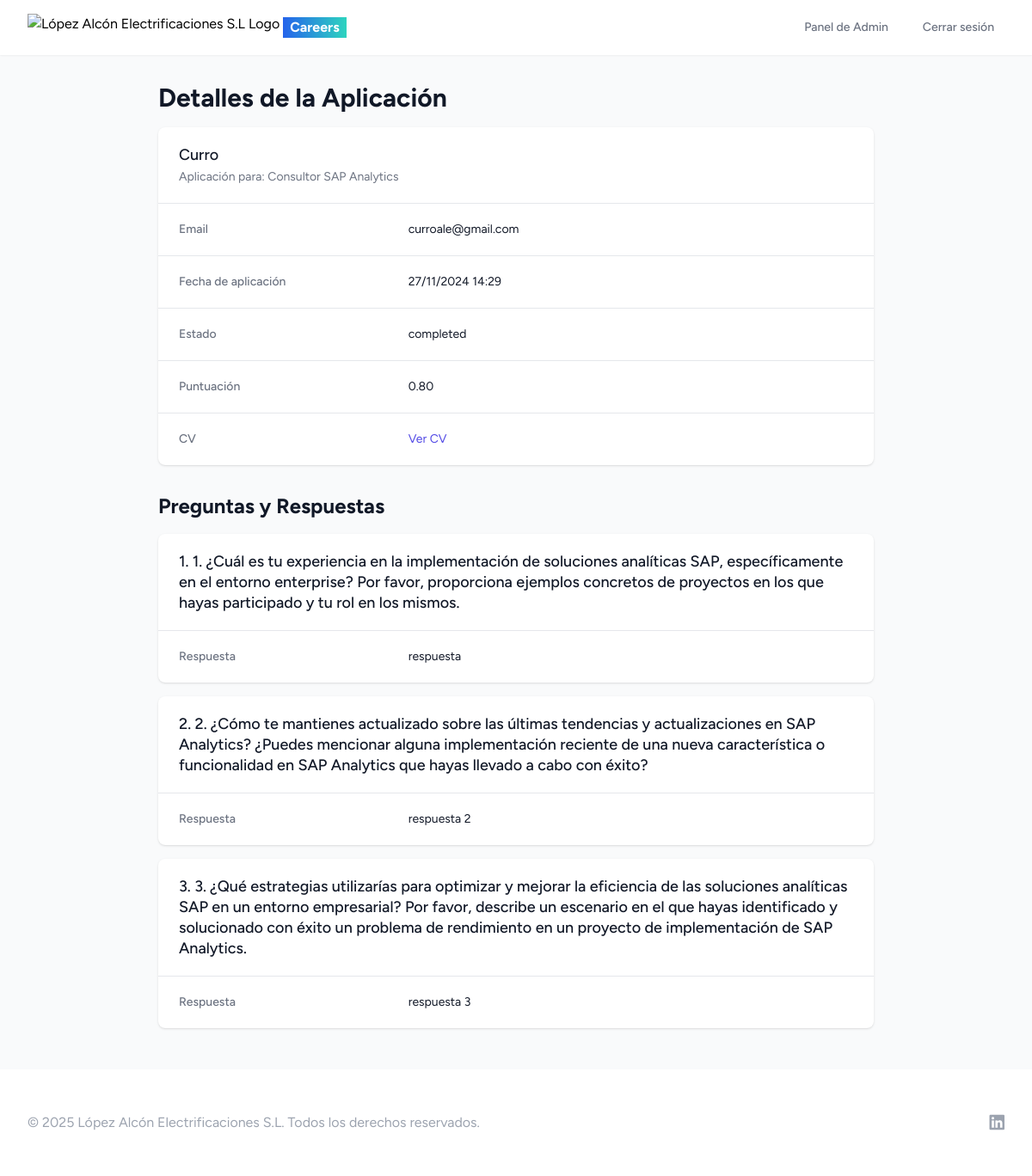
The app's page /application/18/ (signed in) with its own data.
### recruitment/models.py (models this page shows, shortened)
class JobApplication(models.Model):
    STATUS_CHOICES = [
        ('pending', 'Pendiente'),
        ('accepted', 'Aceptada'),
        ('rejected', 'Rechazada')
    ]
    candidate = models.ForeignKey('Candidate', on_delete=models.CASCADE)
    job_offer = models.ForeignKey('JobOffer', on_delete=models.CASCADE)
    status = models.CharField(max_length=20, choices=STATUS_CHOICES, default='pending')
    score = models.FloatField(null=True, blank=True)
    application_date = models.DateTimeField(auto_now_add=True)

class Candidate(models.Model):
    CONTACT_CHOICES = [
        ('phone', 'Llamada telefónica'),
        ('email', 'Correo electrónico'),
        ('whatsapp', 'WhatsApp')
    ]
    def cv_upload_path(instance, filename):
        ext = filename.split('.')[-1]
        filename = f"{uuid.uuid4()}.{ext}"
        return f'cvs/{timezone.now().strftime("%Y/%m/%d")}/{filename}'
    name = models.CharField(max_length=100, default="Sin nombre")
    last_name = models.CharField(max_length=100, default="Sin apellido")
    email = models.EmailField()
    phone = models.CharField(max_length=20, null=False, blank=False)
    preferred_contact = models.CharField(max_length=10, choices=CONTACT_CHOICES, default='email')
    cv = models.FileField(
        upload_to=cv_upload_path,
        storage=S3Boto3Storage(),
        max_length=255,
        validators=[
            FileExtensionValidator(allowed_extensions=['pdf']),
            validate_file_size
        ]
    )
    job_offer = models.ForeignKey(JobOffer, on_delete=models.CASCADE)
    score = models.FloatField(null=True, blank=True)
    created_at = models.DateTimeField(auto_now=True)

class JobOffer(models.Model):
    title = models.CharField(max_length=200)
    slug = models.SlugField(unique=True, blank=True)
    company = models.CharField(max_length=100, default="Alpa Careers")
    location = models.CharField(max_length=100, default="Utrera")
    job_type = models.CharField(max_length=50, default="Tiempo Completo", choices=[
        ('full_time', 'Tiempo completo'),
        ('part_time', 'Tiempo parcial'),
        ('contract', 'Contrato'),
        ('internship', 'Prácticas'),
    ])
    salary_range = models.CharField(max_length=100, blank=True)
    description = models.TextField(default="TBD")
    responsibilities = models.TextField(default="TBD")
    requirements = models.TextField(default="TBD")
    benefits = models.TextField(blank=True)
    application_deadline = models.DateField(null=True, blank=True)
    posted_date = models.DateField(auto_now=True)

class AIQuestion(models.Model):
    job_application = models.ForeignKey('JobApplication', on_delete=models.CASCADE, related_name='questions')
    question = models.TextField()
    answer = models.TextField(null=True, blank=True)

### recruitment/views.py (the view)
# urls.py: path('application/<int:application_id>/', views.application_detail, name='application_detail'),
@login_required
def application_detail(request, application_id):
    application = get_object_or_404(JobApplication, id=application_id)
    if application.candidate.cv:
        application.secure_cv_url = get_secure_cv_url(application)
    return render(request, 'recruitment/application_detail.html', {'application': application})

### recruitment/views.py (called while the page is built)
def get_secure_cv_url(application):
    signer = TimestampSigner()
    signed_id = signer.sign(str(application.id))
    return reverse('download_cv', kwargs={'application_id': signed_id})

### recruitment/templates/recruitment/application_detail.html
{% extends 'recruitment/base.html' %}
{% block content %}
<div class="max-w-4xl mx-auto px-4 sm:px-6 lg:px-8 py-8">
    <h1 class="text-3xl font-bold text-gray-900 mb-4">Detalles de la Aplicación</h1>
    <div class="bg-white shadow overflow-hidden sm:rounded-lg">
        <div class="px-4 py-5 sm:px-6">
            <h3 class="text-lg leading-6 font-medium text-gray-900">
                {{ application.candidate.name }}
            </h3>
            <p class="mt-1 max-w-2xl text-sm text-gray-500">
                Aplicación para: {{ application.job_offer.title }}
            </p>
        </div>
        <div class="border-t border-gray-200 px-4 py-5 sm:p-0">
            <dl class="sm:divide-y sm:divide-gray-200">
                <div class="py-4 sm:py-5 sm:grid sm:grid-cols-3 sm:gap-4 sm:px-6">
                    <dt class="text-sm font-medium text-gray-500">Email</dt>
                    <dd class="mt-1 text-sm text-gray-900 sm:mt-0 sm:col-span-2">{{ application.candidate.email }}</dd>
                </div>
                <div class="py-4 sm:py-5 sm:grid sm:grid-cols-3 sm:gap-4 sm:px-6">
                    <dt class="text-sm font-medium text-gray-500">Fecha de aplicación</dt>
                    <dd class="mt-1 text-sm text-gray-900 sm:mt-0 sm:col-span-2">{{ application.application_date|date:"d/m/Y H:i" }}</dd>
                </div>
                <div class="py-4 sm:py-5 sm:grid sm:grid-cols-3 sm:gap-4 sm:px-6">
                    <dt class="text-sm font-medium text-gray-500">Estado</dt>
                    <dd class="mt-1 text-sm text-gray-900 sm:mt-0 sm:col-span-2">{{ application.get_status_display }}</dd>
                </div>
                <div class="py-4 sm:py-5 sm:grid sm:grid-cols-3 sm:gap-4 sm:px-6">
                    <dt class="text-sm font-medium text-gray-500">Puntuación</dt>
                    <dd class="mt-1 text-sm text-gray-900 sm:mt-0 sm:col-span-2">{{ application.score|floatformat:2 }}</dd>
                </div>
                {% if application.candidate.cv %}
                <div class="py-4 sm:py-5 sm:grid sm:grid-cols-3 sm:gap-4 sm:px-6">
                    <dt class="text-sm font-medium text-gray-500">CV</dt>
                    <dd class="mt-1 text-sm text-gray-900 sm:mt-0 sm:col-span-2">
                        <a href="{{ application.candidate.cv.url }}" class="text-indigo-600 hover:text-indigo-900" target="_blank">Ver CV</a>
                    </dd>
                </div>
                {% endif %}
            </dl>
        </div>
    </div>
    {% if application.questions.all %}
    <div class="mt-8">
        <h2 class="text-2xl font-bold text-gray-900 mb-4">Preguntas y Respuestas</h2>
        {% for question in application.questions.all %}
        <div class="bg-white shadow overflow-hidden sm:rounded-lg mb-4">
            <div class="px-4 py-5 sm:px-6">
                <h3 class="text-lg leading-6 font-medium text-gray-900">
                    {{ question.question }}
                </h3>
            </div>
            <div class="border-t border-gray-200 px-4 py-5 sm:p-0">
                <dl class="sm:divide-y sm:divide-gray-200">
                    <div class="py-4 sm:py-5 sm:grid sm:grid-cols-3 sm:gap-4 sm:px-6">
                        <dt class="text-sm font-medium text-gray-500">Respuesta</dt>
                        <dd class="mt-1 text-sm text-gray-900 sm:mt-0 sm:col-span-2">{{ question.answer|default:"Sin respuesta" }}</dd>
                    </div>
                </dl>
            </div>
        </div>
        {% endfor %}
    </div>
    {% endif %}
</div>
{% endblock %}

### records on screen
JobApplication: candidate.name "Curro", job_offer "Consultor SAP Analytics", candidate.email "curroale@gmail.com", application_date "27/11/2024 14:29", status "completed", score "0.80"
AIQuestion: question "1. 1. ¿Cuál es tu experiencia en la implementación de soluciones analíticas SAP, específicamente en el entorno enterprise? Por favor, proporciona ejemplos concretos de proyectos en los que hayas participado y tu rol en los mismos.", answer "respuesta"
AIQuestion: question "2. 2. ¿Cómo te mantienes actualizado sobre las últimas tendencias y actualizaciones en SAP Analytics? ¿Puedes mencionar alguna implementación reciente de una nueva característica o funcionalidad en SAP Analytics que hayas llevado a cabo con éxito?", answer "respuesta 2"
AIQuestion: question "3. 3. ¿Qué estrategias utilizarías para optimizar y mejorar la eficiencia de las soluciones analíticas SAP en un entorno empresarial? Por favor, describe un escenario en el que hayas identificado y solucionado con éxito un problema de rendimiento en un proyecto de implementación de SAP Analytics.", answer "respuesta 3"
